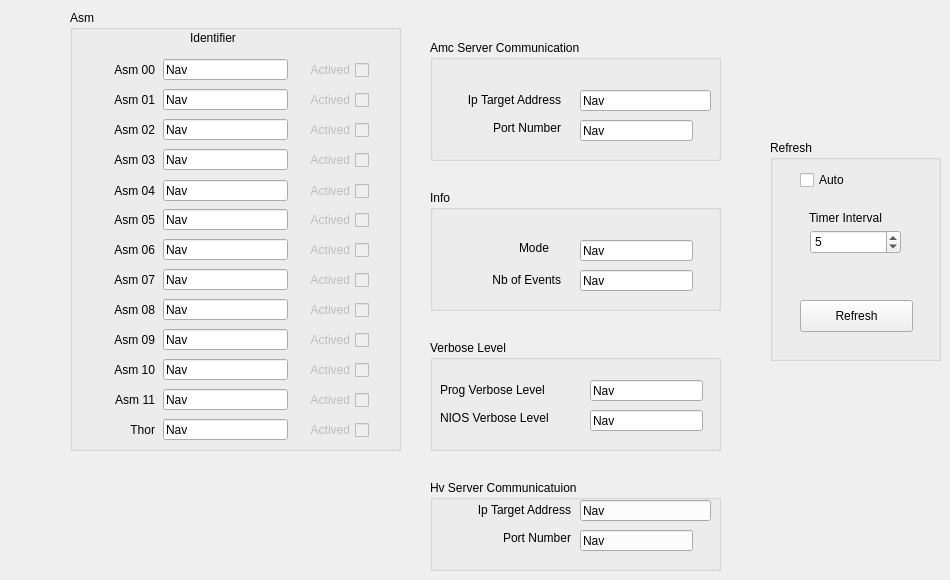
    <widget class="QWidget" name="MiscTab">
     <attribute name="title">
      <string>Miscellaneous</string>
     </attribute>
     <widget class="QLabel" name="label">
      <property name="geometry">
       <rect>
        <x>430</x>
        <y>90</y>
        <width>131</width>
        <height>20</height>
       </rect>
      </property>
      <property name="text">
       <string>Ip Target Address</string>
      </property>
      <property name="alignment">
       <set>Qt::AlignRight|Qt::AlignTrailing|Qt::AlignVCenter</set>
      </property>
     </widget>
     <widget class="QLabel" name="label_2">
      <property name="geometry">
       <rect>
        <x>450</x>
        <y>120</y>
        <width>111</width>
        <height>16</height>
       </rect>
      </property>
      <property name="text">
       <string>Port Number</string>
      </property>
      <property name="alignment">
       <set>Qt::AlignRight|Qt::AlignTrailing|Qt::AlignVCenter</set>
      </property>
     </widget>
     <widget class="QLineEdit" name="lineEdit_Ip_MiscTab">
      <property name="geometry">
       <rect>
        <x>580</x>
        <y>90</y>
        <width>131</width>
        <height>21</height>
       </rect>
      </property>
      <property name="toolTip">
       <string/>
      </property>
      <property name="whatsThis">
       <string/>
      </property>
      <property name="text">
       <string>Nav</string>
      </property>
      <property name="readOnly">
       <bool>true</bool>
      </property>
     </widget>
     <widget class="QLineEdit" name="lineEdit_Port_MiscTab">
      <property name="geometry">
       <rect>
        <x>580</x>
        <y>120</y>
        <width>113</width>
        <height>21</height>
       </rect>
      </property>
      <property name="text">
       <string>Nav</string>
      </property>
      <property name="readOnly">
       <bool>true</bool>
      </property>
     </widget>
     <widget class="QLabel" name="label_3">
      <property name="geometry">
       <rect>
        <x>490</x>
        <y>240</y>
        <width>59</width>
        <height>16</height>
       </rect>
      </property>
      <property name="text">
       <string>Mode</string>
      </property>
      <property name="alignment">
       <set>Qt::AlignRight|Qt::AlignTrailing|Qt::AlignVCenter</set>
      </property>
     </widget>
     <widget class="QLabel" name="label_4">
      <property name="geometry">
       <rect>
        <x>460</x>
        <y>270</y>
        <width>101</width>
        <height>20</height>
       </rect>
      </property>
      <property name="text">
       <string>Nb of Events</string>
      </property>
      <property name="alignment">
       <set>Qt::AlignRight|Qt::AlignTrailing|Qt::AlignVCenter</set>
      </property>
     </widget>
     <widget class="QLineEdit" name="lineEdit_Mode_MiscTab">
      <property name="geometry">
       <rect>
        <x>580</x>
        <y>240</y>
        <width>113</width>
        <height>21</height>
       </rect>
      </property>
      <property name="text">
       <string>Nav</string>
      </property>
      <property name="readOnly">
       <bool>true</bool>
      </property>
     </widget>
     <widget class="QLineEdit" name="lineEdit_Samples_MiscTab">
      <property name="geometry">
       <rect>
        <x>580</x>
        <y>270</y>
        <width>113</width>
        <height>21</height>
       </rect>
      </property>
      <property name="text">
       <string>Nav</string>
      </property>
      <property name="readOnly">
       <bool>true</bool>
      </property>
     </widget>
     <widget class="QLabel" name="label_5">
      <property name="geometry">
       <rect>
        <x>100</x>
        <y>419</y>
        <width>55</width>
        <height>21</height>
       </rect>
      </property>
      <property name="text">
       <string>Thor</string>
      </property>
      <property name="alignment">
       <set>Qt::AlignRight|Qt::AlignTrailing|Qt::AlignVCenter</set>
      </property>
     </widget>
     <widget class="QCheckBox" name="checkBox_Thor_MiscTab">
      <property name="enabled">
       <bool>false</bool>
      </property>
      <property name="geometry">
       <rect>
        <x>298</x>
        <y>420</y>
        <width>71</width>
        <height>20</height>
       </rect>
      </property>
      <property name="layoutDirection">
       <enum>Qt::RightToLeft</enum>
      </property>
      <property name="text">
       <string>Actived</string>
      </property>
      <property name="checkable">
       <bool>true</bool>
      </property>
     </widget>
     <widget class="QLineEdit" name="lineEdit_ThorId_MiscTab">
      <property name="geometry">
       <rect>
        <x>163</x>
        <y>419</y>
        <width>125</width>
        <height>21</height>
       </rect>
      </property>
      <property name="text">
       <string>Nav</string>
      </property>
      <property name="readOnly">
       <bool>true</bool>
      </property>
     </widget>
     <widget class="QLineEdit" name="lineEdit_AsmId_MiscTab_11">
      <property name="geometry">
       <rect>
        <x>163</x>
        <y>389</y>
        <width>125</width>
        <height>21</height>
       </rect>
      </property>
      <property name="text">
       <string>Nav</string>
      </property>
      <property name="readOnly">
       <bool>true</bool>
      </property>
     </widget>
     <widget class="QCheckBox" name="checkBox_Asm_MiscTab_11">
      <property name="enabled">
       <bool>false</bool>
      </property>
      <property name="geometry">
       <rect>
        <x>298</x>
        <y>390</y>
        <width>71</width>
        <height>20</height>
       </rect>
      </property>
      <property name="layoutDirection">
       <enum>Qt::RightToLeft</enum>
      </property>
      <property name="text">
       <string>Actived</string>
      </property>
      <property name="checkable">
       <bool>true</bool>
      </property>
     </widget>
     <widget class="QLabel" name="label_6">
      <property name="geometry">
       <rect>
        <x>100</x>
        <y>389</y>
        <width>55</width>
        <height>21</height>
       </rect>
      </property>
      <property name="text">
       <string>Asm 11</string>
      </property>
      <property name="alignment">
       <set>Qt::AlignRight|Qt::AlignTrailing|Qt::AlignVCenter</set>
      </property>
     </widget>
     <widget class="QLineEdit" name="lineEdit_AsmId_MiscTab_10">
      <property name="geometry">
       <rect>
        <x>163</x>
        <y>359</y>
        <width>125</width>
        <height>21</height>
       </rect>
      </property>
      <property name="text">
       <string>Nav</string>
      </property>
      <property name="readOnly">
       <bool>true</bool>
      </property>
     </widget>
     <widget class="QCheckBox" name="checkBox_Asm_MiscTab_10">
      <property name="enabled">
       <bool>false</bool>
      </property>
      <property name="geometry">
       <rect>
        <x>298</x>
        <y>360</y>
        <width>71</width>
        <height>20</height>
       </rect>
      </property>
      <property name="layoutDirection">
       <enum>Qt::RightToLeft</enum>
      </property>
      <property name="text">
       <string>Actived</string>
      </property>
      <property name="checkable">
       <bool>true</bool>
      </property>
     </widget>
     <widget class="QLabel" name="label_7">
      <property name="geometry">
       <rect>
        <x>100</x>
        <y>359</y>
        <width>55</width>
        <height>21</height>
       </rect>
      </property>
      <property name="text">
       <string>Asm 10</string>
      </property>
      <property name="alignment">
       <set>Qt::AlignRight|Qt::AlignTrailing|Qt::AlignVCenter</set>
      </property>
     </widget>
     <widget class="QLineEdit" name="lineEdit_AsmId_MiscTab_9">
      <property name="geometry">
       <rect>
        <x>163</x>
        <y>329</y>
        <width>125</width>
        <height>21</height>
       </rect>
      </property>
      <property name="text">
       <string>Nav</string>
      </property>
      <property name="readOnly">
       <bool>true</bool>
      </property>
     </widget>
     <widget class="QCheckBox" name="checkBox_Asm_MiscTab_9">
      <property name="enabled">
       <bool>false</bool>
      </property>
      <property name="geometry">
       <rect>
        <x>298</x>
        <y>330</y>
        <width>71</width>
        <height>20</height>
       </rect>
      </property>
      <property name="layoutDirection">
       <enum>Qt::RightToLeft</enum>
      </property>
      <property name="text">
       <string>Actived</string>
      </property>
      <property name="checkable">
       <bool>true</bool>
      </property>
     </widget>
     <widget class="QLabel" name="label_8">
      <property name="geometry">
       <rect>
        <x>100</x>
        <y>329</y>
        <width>55</width>
        <height>21</height>
       </rect>
      </property>
      <property name="text">
       <string>Asm 09</string>
      </property>
      <property name="alignment">
       <set>Qt::AlignRight|Qt::AlignTrailing|Qt::AlignVCenter</set>
      </property>
     </widget>
     <widget class="QLineEdit" name="lineEdit_AsmId_MiscTab_8">
      <property name="geometry">
       <rect>
        <x>163</x>
        <y>299</y>
        <width>125</width>
        <height>21</height>
       </rect>
      </property>
      <property name="text">
       <string>Nav</string>
      </property>
      <property name="readOnly">
       <bool>true</bool>
      </property>
     </widget>
     <widget class="QCheckBox" name="checkBox_Asm_MiscTab_8">
      <property name="enabled">
       <bool>false</bool>
      </property>
      <property name="geometry">
       <rect>
        <x>298</x>
        <y>300</y>
        <width>71</width>
        <height>20</height>
       </rect>
      </property>
      <property name="layoutDirection">
       <enum>Qt::RightToLeft</enum>
      </property>
      <property name="text">
       <string>Actived</string>
      </property>
      <property name="checkable">
       <bool>true</bool>
      </property>
     </widget>
     <widget class="QLabel" name="label_9">
      <property name="geometry">
       <rect>
        <x>100</x>
        <y>299</y>
        <width>55</width>
        <height>21</height>
       </rect>
      </property>
      <property name="text">
       <string>Asm 08</string>
      </property>
      <property name="alignment">
       <set>Qt::AlignRight|Qt::AlignTrailing|Qt::AlignVCenter</set>
      </property>
     </widget>
     <widget class="QLineEdit" name="lineEdit_AsmId_MiscTab_7">
      <property name="geometry">
       <rect>
        <x>163</x>
        <y>269</y>
        <width>125</width>
        <height>21</height>
       </rect>
      </property>
      <property name="text">
       <string>Nav</string>
      </property>
      <property name="readOnly">
       <bool>true</bool>
      </property>
     </widget>
     <widget class="QCheckBox" name="checkBox_Asm_MiscTab_7">
      <property name="enabled">
       <bool>false</bool>
      </property>
      <property name="geometry">
       <rect>
        <x>298</x>
        <y>270</y>
        <width>71</width>
        <height>20</height>
       </rect>
      </property>
      <property name="layoutDirection">
       <enum>Qt::RightToLeft</enum>
      </property>
      <property name="text">
       <string>Actived</string>
      </property>
      <property name="checkable">
       <bool>true</bool>
      </property>
     </widget>
     <widget class="QLabel" name="label_10">
      <property name="geometry">
       <rect>
        <x>100</x>
        <y>269</y>
        <width>55</width>
        <height>21</height>
       </rect>
      </property>
      <property name="text">
       <string>Asm 07</string>
      </property>
      <property name="alignment">
       <set>Qt::AlignRight|Qt::AlignTrailing|Qt::AlignVCenter</set>
      </property>
     </widget>
     <widget class="QLineEdit" name="lineEdit_AsmId_MiscTab_6">
      <property name="geometry">
       <rect>
        <x>163</x>
        <y>239</y>
        <width>125</width>
        <height>21</height>
       </rect>
      </property>
      <property name="text">
       <string>Nav</string>
      </property>
      <property name="readOnly">
       <bool>true</bool>
      </property>
     </widget>
     <widget class="QCheckBox" name="checkBox_Asm_MiscTab_6">
      <property name="enabled">
       <bool>false</bool>
      </property>
      <property name="geometry">
       <rect>
        <x>298</x>
        <y>240</y>
        <width>71</width>
        <height>20</height>
       </rect>
      </property>
      <property name="layoutDirection">
       <enum>Qt::RightToLeft</enum>
      </property>
      <property name="text">
       <string>Actived</string>
      </property>
      <property name="checkable">
       <bool>true</bool>
      </property>
     </widget>
     <widget class="QLabel" name="label_11">
      <property name="geometry">
       <rect>
        <x>100</x>
        <y>239</y>
        <width>55</width>
        <height>21</height>
       </rect>
      </property>
      <property name="text">
       <string>Asm 06</string>
      </property>
      <property name="alignment">
       <set>Qt::AlignRight|Qt::AlignTrailing|Qt::AlignVCenter</set>
      </property>
     </widget>
     <widget class="QLineEdit" name="lineEdit_AsmId_MiscTab_5">
      <property name="geometry">
       <rect>
        <x>163</x>
        <y>209</y>
        <width>125</width>
        <height>21</height>
       </rect>
      </property>
      <property name="text">
       <string>Nav</string>
      </property>
      <property name="readOnly">
       <bool>true</bool>
      </property>
     </widget>
     <widget class="QCheckBox" name="checkBox_Asm_MiscTab_5">
      <property name="enabled">
       <bool>false</bool>
      </property>
      <property name="geometry">
       <rect>
        <x>298</x>
        <y>210</y>
        <width>71</width>
        <height>20</height>
       </rect>
      </property>
      <property name="layoutDirection">
       <enum>Qt::RightToLeft</enum>
      </property>
      <property name="text">
       <string>Actived</string>
      </property>
      <property name="checkable">
       <bool>true</bool>
      </property>
     </widget>
     <widget class="QLabel" name="label_12">
      <property name="geometry">
       <rect>
        <x>100</x>
        <y>209</y>
        <width>55</width>
        <height>21</height>
       </rect>
      </property>
      <property name="text">
       <string>Asm 05</string>
      </property>
      <property name="alignment">
       <set>Qt::AlignRight|Qt::AlignTrailing|Qt::AlignVCenter</set>
      </property>
     </widget>
     <widget class="QLineEdit" name="lineEdit_AsmId_MiscTab_4">
      <property name="geometry">
       <rect>
        <x>163</x>
        <y>180</y>
        <width>125</width>
        <height>21</height>
       </rect>
      </property>
      <property name="text">
       <string>Nav</string>
      </property>
      <property name="readOnly">
       <bool>true</bool>
      </property>
     </widget>
     <widget class="QCheckBox" name="checkBox_Asm_MiscTab_4">
      <property name="enabled">
       <bool>false</bool>
      </property>
      <property name="geometry">
       <rect>
        <x>298</x>
        <y>181</y>
        <width>71</width>
        <height>20</height>
       </rect>
      </property>
      <property name="layoutDirection">
       <enum>Qt::RightToLeft</enum>
      </property>
      <property name="text">
       <string>Actived</string>
      </property>
      <property name="checkable">
       <bool>true</bool>
      </property>
     </widget>
     <widget class="QLabel" name="label_13">
      <property name="geometry">
       <rect>
        <x>100</x>
        <y>180</y>
        <width>55</width>
        <height>21</height>
       </rect>
      </property>
      <property name="text">
       <string>Asm 04</string>
      </property>
      <property name="alignment">
       <set>Qt::AlignRight|Qt::AlignTrailing|Qt::AlignVCenter</set>
      </property>
     </widget>
     <widget class="QLineEdit" name="lineEdit_AsmId_MiscTab_3">
      <property name="geometry">
       <rect>
        <x>163</x>
        <y>149</y>
        <width>125</width>
        <height>21</height>
       </rect>
      </property>
      <property name="text">
       <string>Nav</string>
      </property>
      <property name="readOnly">
       <bool>true</bool>
      </property>
     </widget>
     <widget class="QCheckBox" name="checkBox_Asm_MiscTab_3">
      <property name="enabled">
       <bool>false</bool>
      </property>
      <property name="geometry">
       <rect>
        <x>298</x>
        <y>150</y>
        <width>71</width>
        <height>20</height>
       </rect>
      </property>
      <property name="layoutDirection">
       <enum>Qt::RightToLeft</enum>
      </property>
      <property name="text">
       <string>Actived</string>
      </property>
      <property name="checkable">
       <bool>true</bool>
      </property>
     </widget>
     <widget class="QLabel" name="label_14">
      <property name="geometry">
       <rect>
        <x>100</x>
        <y>149</y>
        <width>55</width>
        <height>21</height>
       </rect>
      </property>
      <property name="text">
       <string>Asm 03</string>
      </property>
      <property name="alignment">
       <set>Qt::AlignRight|Qt::AlignTrailing|Qt::AlignVCenter</set>
      </property>
     </widget>
     <widget class="QLineEdit" name="lineEdit_AsmId_MiscTab_2">
      <property name="geometry">
       <rect>
        <x>163</x>
        <y>119</y>
        <width>125</width>
        <height>21</height>
       </rect>
      </property>
      <property name="text">
       <string>Nav</string>
      </property>
      <property name="readOnly">
       <bool>true</bool>
      </property>
     </widget>
     <widget class="QCheckBox" name="checkBox_Asm_MiscTab_2">
      <property name="enabled">
       <bool>false</bool>
      </property>
      <property name="geometry">
       <rect>
        <x>298</x>
        <y>120</y>
        <width>71</width>
        <height>20</height>
       </rect>
      </property>
      <property name="layoutDirection">
       <enum>Qt::RightToLeft</enum>
      </property>
      <property name="text">
       <string>Actived</string>
      </property>
      <property name="checkable">
       <bool>true</bool>
      </property>
     </widget>
     <widget class="QLabel" name="label_15">
      <property name="geometry">
       <rect>
        <x>100</x>
        <y>119</y>
        <width>55</width>
        <height>21</height>
       </rect>
      </property>
      <property name="text">
       <string>Asm 02</string>
      </property>
      <property name="alignment">
       <set>Qt::AlignRight|Qt::AlignTrailing|Qt::AlignVCenter</set>
      </property>
     </widget>
     <widget class="QLineEdit" name="lineEdit_AsmId_MiscTab_1">
      <property name="geometry">
       <rect>
        <x>163</x>
        <y>89</y>
        <width>125</width>
        <height>21</height>
       </rect>
      </property>
      <property name="text">
       <string>Nav</string>
      </property>
      <property name="readOnly">
       <bool>true</bool>
      </property>
     </widget>
     <widget class="QCheckBox" name="checkBox_Asm_MiscTab_1">
      <property name="enabled">
       <bool>false</bool>
      </property>
      <property name="geometry">
       <rect>
        <x>298</x>
        <y>90</y>
        <width>71</width>
        <height>20</height>
       </rect>
      </property>
      <property name="layoutDirection">
       <enum>Qt::RightToLeft</enum>
      </property>
      <property name="text">
       <string>Actived</string>
      </property>
      <property name="checkable">
       <bool>true</bool>
      </property>
     </widget>
     <widget class="QLabel" name="label_16">
      <property name="geometry">
       <rect>
        <x>100</x>
        <y>89</y>
        <width>55</width>
        <height>21</height>
       </rect>
      </property>
      <property name="text">
       <string>Asm 01</string>
      </property>
      <property name="alignment">
       <set>Qt::AlignRight|Qt::AlignTrailing|Qt::AlignVCenter</set>
      </property>
     </widget>
     <widget class="QLineEdit" name="lineEdit_AsmId_MiscTab_0">
      <property name="geometry">
       <rect>
        <x>163</x>
        <y>59</y>
        <width>125</width>
        <height>21</height>
       </rect>
      </property>
      <property name="text">
       <string>Nav</string>
      </property>
      <property name="readOnly">
       <bool>true</bool>
      </property>
     </widget>
     <widget class="QCheckBox" name="checkBox_Asm_MiscTab_0">
      <property name="enabled">
       <bool>false</bool>
      </property>
      <property name="geometry">
       <rect>
        <x>298</x>
        <y>60</y>
        <width>71</width>
        <height>20</height>
       </rect>
      </property>
      <property name="layoutDirection">
       <enum>Qt::RightToLeft</enum>
      </property>
      <property name="text">
       <string>Actived</string>
      </property>
      <property name="checkable">
       <bool>true</bool>
      </property>
      <property name="checked">
       <bool>false</bool>
      </property>
     </widget>
     <widget class="QLabel" name="label_17">
      <property name="geometry">
       <rect>
        <x>100</x>
        <y>59</y>
        <width>55</width>
        <height>21</height>
       </rect>
      </property>
      <property name="text">
       <string>Asm 00</string>
      </property>
      <property name="alignment">
       <set>Qt::AlignRight|Qt::AlignTrailing|Qt::AlignVCenter</set>
      </property>
     </widget>
     <widget class="QLineEdit" name="lineEdit_Verbose_MiscTab">
      <property name="geometry">
       <rect>
        <x>590</x>
        <y>380</y>
        <width>113</width>
        <height>21</height>
       </rect>
      </property>
      <property name="text">
       <string>Nav</string>
      </property>
      <property name="readOnly">
       <bool>true</bool>
      </property>
     </widget>
     <widget class="QLineEdit" name="lineEdit_NiosVerbose_MiscTab">
      <property name="geometry">
       <rect>
        <x>590</x>
        <y>410</y>
        <width>113</width>
        <height>21</height>
       </rect>
      </property>
      <property name="text">
       <string>Nav</string>
      </property>
      <property name="readOnly">
       <bool>true</bool>
      </property>
     </widget>
     <widget class="QLabel" name="label_19">
      <property name="geometry">
       <rect>
        <x>440</x>
        <y>380</y>
        <width>131</width>
        <height>20</height>
       </rect>
      </property>
      <property name="text">
       <string>Prog Verbose Level</string>
      </property>
     </widget>
     <widget class="QLabel" name="label_20">
      <property name="geometry">
       <rect>
        <x>440</x>
        <y>410</y>
        <width>131</width>
        <height>16</height>
       </rect>
      </property>
      <property name="text">
       <string>NIOS Verbose Level</string>
      </property>
     </widget>
     <widget class="QGroupBox" name="groupBox_4">
      <property name="geometry">
       <rect>
        <x>70</x>
        <y>10</y>
        <width>331</width>
        <height>441</height>
       </rect>
      </property>
      <property name="title">
       <string>Asm</string>
      </property>
      <widget class="QLabel" name="label_18">
       <property name="geometry">
        <rect>
         <x>120</x>
         <y>20</y>
         <width>59</width>
         <height>16</height>
        </rect>
       </property>
       <property name="text">
        <string>Identifier</string>
       </property>
      </widget>
     </widget>
     <widget class="QGroupBox" name="groupBox_5">
      <property name="geometry">
       <rect>
        <x>430</x>
        <y>40</y>
        <width>291</width>
        <height>121</height>
       </rect>
      </property>
      <property name="title">
       <string>Amc Server Communication </string>
      </property>
     </widget>
     <widget class="QGroupBox" name="groupBox_6">
      <property name="geometry">
       <rect>
        <x>430</x>
        <y>190</y>
        <width>291</width>
        <height>121</height>
       </rect>
      </property>
      <property name="title">
       <string>Info</string>
      </property>
     </widget>
     <widget class="QGroupBox" name="groupBox_7">
      <property name="geometry">
       <rect>
        <x>430</x>
        <y>340</y>
        <width>291</width>
        <height>111</height>
       </rect>
      </property>
      <property name="title">
       <string>Verbose Level</string>
      </property>
     </widget>
     <widget class="QCheckBox" name="checkBox_MisTab">
      <property name="geometry">
       <rect>
        <x>800</x>
        <y>170</y>
        <width>86</width>
        <height>20</height>
       </rect>
      </property>
      <property name="text">
       <string>Auto</string>
      </property>
     </widget>
     <widget class="QLabel" name="label_116">
      <property name="geometry">
       <rect>
        <x>790</x>
        <y>210</y>
        <width>111</width>
        <height>16</height>
       </rect>
      </property>
      <property name="text">
       <string>Timer Interval</string>
      </property>
      <property name="alignment">
       <set>Qt::AlignCenter</set>
      </property>
     </widget>
     <widget class="QGroupBox" name="groupBox_27">
      <property name="geometry">
       <rect>
        <x>770</x>
        <y>140</y>
        <width>171</width>
        <height>221</height>
       </rect>
      </property>
      <property name="title">
       <string>Refresh</string>
      </property>
      <widget class="QPushButton" name="pushButton_MiscTab">
       <property name="geometry">
        <rect>
         <x>30</x>
         <y>160</y>
         <width>113</width>
         <height>32</height>
        </rect>
       </property>
       <property name="text">
        <string>Refresh</string>
       </property>
      </widget>
      <widget class="QSpinBox" name="spinBox_MiscTab">
       <property name="geometry">
        <rect>
         <x>40</x>
         <y>90</y>
         <width>91</width>
         <height>24</height>
        </rect>
       </property>
       <property name="minimum">
        <number>1</number>
       </property>
       <property name="maximum">
        <number>99998</number>
       </property>
       <property name="value">
        <number>5</number>
       </property>
      </widget>
     </widget>
     <widget class="QLineEdit" name="lineEdit_Ip_MiscTab_3">
      <property name="geometry">
       <rect>
        <x>580</x>
        <y>500</y>
        <width>131</width>
        <height>21</height>
       </rect>
      </property>
      <property name="toolTip">
       <string/>
      </property>
      <property name="whatsThis">
       <string/>
      </property>
      <property name="text">
       <string>Nav</string>
      </property>
      <property name="readOnly">
       <bool>true</bool>
      </property>
     </widget>
     <widget class="QLineEdit" name="lineEdit_Port_MiscTab_3">
      <property name="geometry">
       <rect>
        <x>580</x>
        <y>530</y>
        <width>113</width>
        <height>21</height>
       </rect>
      </property>
      <property name="text">
       <string>Nav</string>
      </property>
      <property name="readOnly">
       <bool>true</bool>
      </property>
     </widget>
     <widget class="QLabel" name="label_233">
      <property name="geometry">
       <rect>
        <x>440</x>
        <y>500</y>
        <width>131</width>
        <height>20</height>
       </rect>
      </property>
      <property name="text">
       <string>Ip Target Address</string>
      </property>
      <property name="alignment">
       <set>Qt::AlignRight|Qt::AlignTrailing|Qt::AlignVCenter</set>
      </property>
     </widget>
     <widget class="QLabel" name="label_234">
      <property name="geometry">
       <rect>
        <x>460</x>
        <y>530</y>
        <width>111</width>
        <height>16</height>
       </rect>
      </property>
      <property name="text">
       <string>Port Number</string>
      </property>
      <property name="alignment">
       <set>Qt::AlignRight|Qt::AlignTrailing|Qt::AlignVCenter</set>
      </property>
     </widget>
     <widget class="QGroupBox" name="groupBox_61">
      <property name="geometry">
       <rect>
        <x>430</x>
        <y>480</y>
        <width>291</width>
        <height>91</height>
       </rect>
      </property>
      <property name="title">
       <string>Hv Server Communicatuion</string>
      </property>
     </widget>
     <zorder>groupBox_27</zorder>
     <zorder>groupBox_6</zorder>
     <zorder>groupBox_5</zorder>
     <zorder>groupBox_4</zorder>
     <zorder>groupBox_7</zorder>
     <zorder>label</zorder>
     <zorder>label_2</zorder>
     <zorder>lineEdit_Ip_MiscTab</zorder>
     <zorder>lineEdit_Port_MiscTab</zorder>
     <zorder>label_3</zorder>
     <zorder>label_4</zorder>
     <zorder>lineEdit_Mode_MiscTab</zorder>
     <zorder>lineEdit_Samples_MiscTab</zorder>
     <zorder>label_5</zorder>
     <zorder>checkBox_Thor_MiscTab</zorder>
     <zorder>lineEdit_ThorId_MiscTab</zorder>
     <zorder>lineEdit_AsmId_MiscTab_11</zorder>
     <zorder>checkBox_Asm_MiscTab_11</zorder>
     <zorder>label_6</zorder>
     <zorder>lineEdit_AsmId_MiscTab_10</zorder>
     <zorder>checkBox_Asm_MiscTab_10</zorder>
     <zorder>label_7</zorder>
     <zorder>lineEdit_AsmId_MiscTab_9</zorder>
     <zorder>checkBox_Asm_MiscTab_9</zorder>
     <zorder>label_8</zorder>
     <zorder>lineEdit_AsmId_MiscTab_8</zorder>
     <zorder>checkBox_Asm_MiscTab_8</zorder>
     <zorder>label_9</zorder>
     <zorder>lineEdit_AsmId_MiscTab_7</zorder>
     <zorder>checkBox_Asm_MiscTab_7</zorder>
     <zorder>label_10</zorder>
     <zorder>lineEdit_AsmId_MiscTab_6</zorder>
     <zorder>checkBox_Asm_MiscTab_6</zorder>
     <zorder>label_11</zorder>
     <zorder>lineEdit_AsmId_MiscTab_5</zorder>
     <zorder>checkBox_Asm_MiscTab_5</zorder>
     <zorder>label_12</zorder>
     <zorder>lineEdit_AsmId_MiscTab_4</zorder>
     <zorder>checkBox_Asm_MiscTab_4</zorder>
     <zorder>label_13</zorder>
     <zorder>lineEdit_AsmId_MiscTab_3</zorder>
     <zorder>checkBox_Asm_MiscTab_3</zorder>
     <zorder>label_14</zorder>
     <zorder>lineEdit_AsmId_MiscTab_2</zorder>
     <zorder>checkBox_Asm_MiscTab_2</zorder>
     <zorder>label_15</zorder>
     <zorder>lineEdit_AsmId_MiscTab_1</zorder>
     <zorder>checkBox_Asm_MiscTab_1</zorder>
     <zorder>label_16</zorder>
     <zorder>lineEdit_AsmId_MiscTab_0</zorder>
     <zorder>checkBox_Asm_MiscTab_0</zorder>
     <zorder>label_17</zorder>
     <zorder>lineEdit_Verbose_MiscTab</zorder>
     <zorder>lineEdit_NiosVerbose_MiscTab</zorder>
     <zorder>label_19</zorder>
     <zorder>label_20</zorder>
     <zorder>checkBox_MisTab</zorder>
     <zorder>label_116</zorder>
     <zorder>lineEdit_Ip_MiscTab_3</zorder>
     <zorder>lineEdit_Port_MiscTab_3</zorder>
     <zorder>label_233</zorder>
     <zorder>label_234</zorder>
     <zorder>groupBox_61</zorder>
    </widget>
